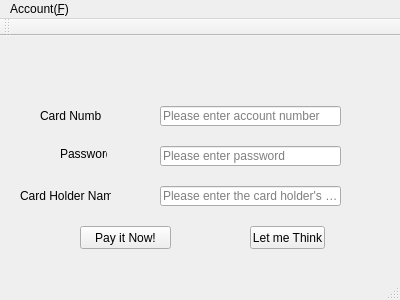
<?xml version="1.0" encoding="UTF-8"?>
<ui version="4.0">
 <class>MainWindow</class>
 <widget class="QMainWindow" name="MainWindow">
  <property name="geometry">
   <rect>
    <x>0</x>
    <y>0</y>
    <width>400</width>
    <height>300</height>
   </rect>
  </property>
  <property name="windowTitle">
   <string>MainWindow</string>
  </property>
  <widget class="QWidget" name="centralWidget">
   <widget class="QLabel" name="label">
    <property name="geometry">
     <rect>
      <x>40</x>
      <y>70</y>
      <width>61</width>
      <height>20</height>
     </rect>
    </property>
    <property name="text">
     <string>Card Number</string>
    </property>
   </widget>
   <widget class="QLabel" name="label_2">
    <property name="geometry">
     <rect>
      <x>60</x>
      <y>110</y>
      <width>47</width>
      <height>16</height>
     </rect>
    </property>
    <property name="text">
     <string>Password</string>
    </property>
   </widget>
   <widget class="QLineEdit" name="CardLineEdit">
    <property name="geometry">
     <rect>
      <x>160</x>
      <y>70</y>
      <width>181</width>
      <height>20</height>
     </rect>
    </property>
    <property name="placeholderText">
     <string>Please enter account number</string>
    </property>
   </widget>
   <widget class="QLineEdit" name="pwLineEdit">
    <property name="geometry">
     <rect>
      <x>160</x>
      <y>110</y>
      <width>181</width>
      <height>20</height>
     </rect>
    </property>
    <property name="echoMode">
     <enum>QLineEdit::Password</enum>
    </property>
    <property name="placeholderText">
     <string>Please enter password</string>
    </property>
   </widget>
   <widget class="QPushButton" name="pinButton">
    <property name="geometry">
     <rect>
      <x>80</x>
      <y>190</y>
      <width>91</width>
      <height>23</height>
     </rect>
    </property>
    <property name="text">
     <string>Pay it Now!</string>
    </property>
   </widget>
   <widget class="QPushButton" name="lmt">
    <property name="geometry">
     <rect>
      <x>250</x>
      <y>190</y>
      <width>75</width>
      <height>23</height>
     </rect>
    </property>
    <property name="text">
     <string>Let me Think</string>
    </property>
   </widget>
   <widget class="QLabel" name="label_3">
    <property name="geometry">
     <rect>
      <x>20</x>
      <y>150</y>
      <width>91</width>
      <height>20</height>
     </rect>
    </property>
    <property name="text">
     <string>Card Holder Name</string>
    </property>
   </widget>
   <widget class="QLineEdit" name="namelineEdit">
    <property name="geometry">
     <rect>
      <x>160</x>
      <y>150</y>
      <width>181</width>
      <height>20</height>
     </rect>
    </property>
    <property name="placeholderText">
     <string>Please enter the card holder's name</string>
    </property>
   </widget>
  </widget>
  <widget class="QMenuBar" name="menuBar">
   <property name="geometry">
    <rect>
     <x>0</x>
     <y>0</y>
     <width>400</width>
     <height>23</height>
    </rect>
   </property>
   <widget class="QMenu" name="menuAccount_F">
    <property name="title">
     <string>Account(&amp;F)</string>
    </property>
   </widget>
   <addaction name="menuAccount_F"/>
  </widget>
  <widget class="QToolBar" name="mainToolBar">
   <attribute name="toolBarArea">
    <enum>TopToolBarArea</enum>
   </attribute>
   <attribute name="toolBarBreak">
    <bool>false</bool>
   </attribute>
  </widget>
  <widget class="QStatusBar" name="statusBar"/>
 </widget>
 <layoutdefault spacing="6" margin="11"/>
 <resources/>
 <connections>
  <connection>
   <sender>lmt</sender>
   <signal>clicked()</signal>
   <receiver>MainWindow</receiver>
   <slot>close()</slot>
   <hints>
    <hint type="sourcelabel">
     <x>286</x>
     <y>232</y>
    </hint>
    <hint type="destinationlabel">
     <x>354</x>
     <y>214</y>
    </hint>
   </hints>
  </connection>
  <connection>
   <sender>pinButton</sender>
   <signal>clicked()</signal>
   <receiver>MainWindow</receiver>
   <slot>show()</slot>
   <hints>
    <hint type="sourcelabel">
     <x>111</x>
     <y>227</y>
    </hint>
    <hint type="destinationlabel">
     <x>169</x>
     <y>202</y>
    </hint>
   </hints>
  </connection>
 </connections>
</ui>
